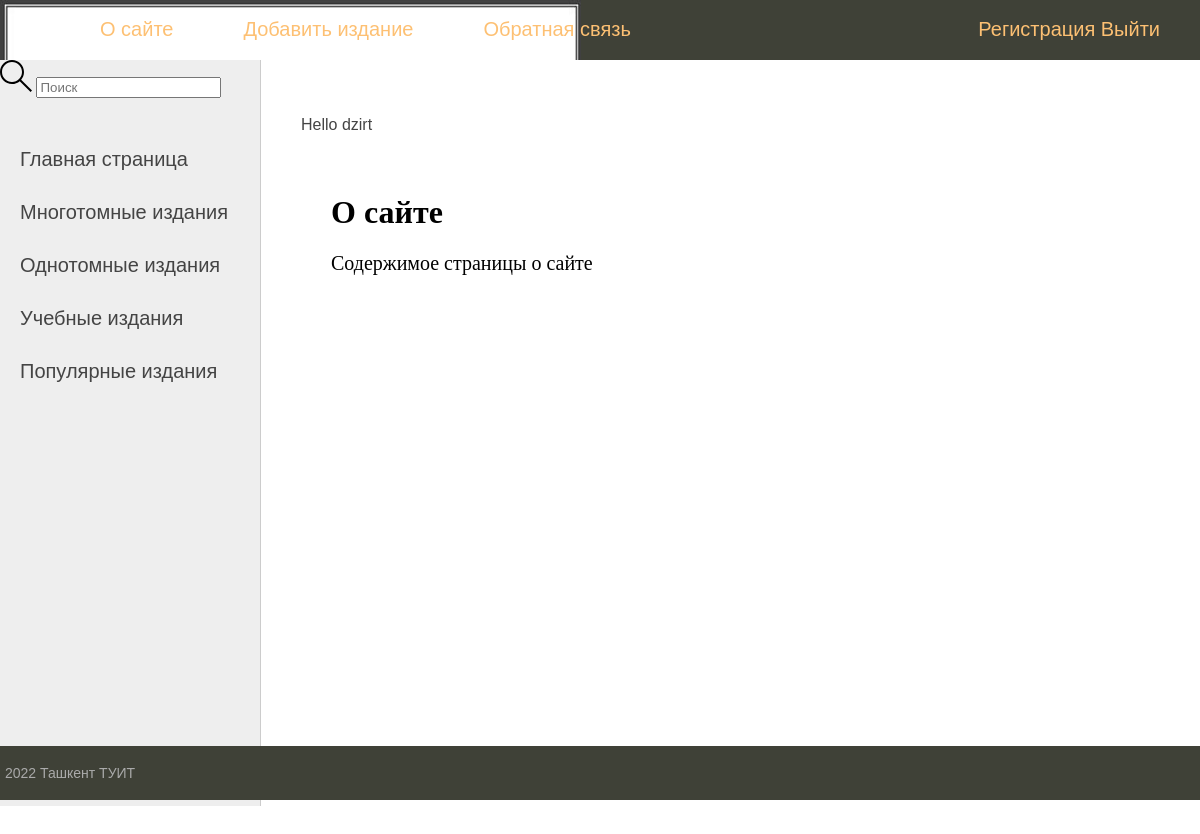
Screenshot of /about/ (signed in) with the database file from the repository.
### school/models.py (models this page shows, shortened)
class Category(models.Model):
    name = models.CharField(max_length=100, db_index=True)
    slug = models.SlugField(max_length=255, unique=True,
                            db_index=True, verbose_name="URL")
    class Meta:
        verbose_name = 'Школьная бибилиотека'
        verbose_name_plural = 'Электронный каталог'

### school/views.py (the view)
# urls.py: path('about/', about, name='about'),
@login_required(login_url='/login')
def about(request):
    contact_list = Catalog.objects.all()
    return render(request, 'school/about.html', {'menu': menu, 'title': 'О сайте'})

### school/templatetags/school_tags.py (called while the page is built)
@register.inclusion_tag("school/list_categories.html")
def show_categories(sort=None, year_selected=0):
    if not sort:
        years = Category.objects.all()
    else:
        years = Category.objects.order_by(sort)
    return {"years": years, "year_selected": year_selected}

### school/templates/school/about.html
{% extends 'school/base.html' %}
{% block content %}
<h1> {{title}} </h1>
<p> Содержимое страницы о сайте </p>
{% endblock %}

### school/templates/school/base.html (shortened to what this page needs)
{% load static %}
{% load school_tags %}
<!DOCTYPE html>
<html lang="en">
<head>
    <link type="text/css" href="{% static 'school/css/style.css' %}" rel="stylesheet" />
</head>
<body>
    <table class="table-page" border=0 cellpadding="0" cellspacing="0">
        <tr>
            <td valign="top">
                {% block mainmenu %}
                <div class="header">
                    <ul id="mainmenu" class="mainmenu">
                        <li class="logo"> <a href="{% url 'home'%}"> <img src="Logo.jpg">
                            </a> </li>
                        {% for m in menu %}
                        <li><a href="{% url m.url_name %}">{{m.title}}</a></li>
                        {% endfor %}
                        <li class="last">
                            <a href="{% url 'register' %}">Регистрация</a>
                            {% if request.user.is_authenticated%}
                            <a href="{% url 'logout' %}">Выйти</a>
                            {% else %}
                            <a href="{% url 'login' %}">Войти</a>
                            {% endif %}
                        </li>
                    </ul>
                </div>
                {% endblock mainmenu %}
                <table class="table-content" border=0 cellpadding="0" cellspacing="0">
                    <tr>
                        <td valign="top" class="left-chapters">
                            <form action="{% url 'home'%}" method="GET" class="header__search">
                                <label>
                                    <input name="q" placeholder="Поиск" />
                                </label>
                            </form>
                            <ul id="leftchapters">
                                {% if year_selected == 0 %}
                                <li class="selected"> Главная страница </li>
                                {% else %}
                                <li> <a href="{% url 'home' %}"> Главная страница </a> </li>
                                {% endif %}
                                {% show_categories year_selected=year_selected %}
                            </ul>
                        </td>
                        <td valign="top" class="content">
                            <p>Hello {{request.user}}</p>
                            <div class="content-text">
                                {% block content %}
                                {% endblock %}
                            </div>
                        </td>
                    </tr>
                </table>
        <tr>
            <td valign=top>
                <div id="footer">
                    <p> 2022 Ташкент ТУИТ </p>
                </div>
            </td>
        </tr>
    </table>
</body>
</html>

### school/templates/school/list_categories.html
{% for y in years %}
{% if y.pk == year_selected %}
<li class="selected"> {{y.name}}</li>
{% else %}
<li> <a href="{% url 'category' y.pk %}"> {{y.name}} </a> </li>
{% endif %}
{% endfor %}

### school/templates/school/static/school/css/style.css (style rules this page uses)
html, body { font-family: 'Arial'; margin: 0; padding: 0; height: 100%; width: 100%; color: #444; }
a { color: #0059b2; text-decoration: none; }
img { max-width: 600px; height: auto; }
.table-page { width: 100%; height: 100%; vertical-align: top; }
.table-page tr { height: 100%; }
.header { background: #3F4137; height: 60px; }
.logo { background: url('../images/logo.png') no-repeat 10px 5px; width: 70px; height: 60px; }
ul.mainmenu { list-style: none; margin: 0; padding: 0; height: 60px; color: #fdc073; font-size: 20px; overflow: hidden; }
ul.mainmenu li { float: left; margin: 18px 40px 0 30px; }
ul.mainmenu li.logo { margin: 0; }
ul.mainmenu li.last { float: right; }
ul.mainmenu li a { color: #fdc073; text-decoration: none; }
.table-content { width: 100%; min-height: 100%; height: 100%; }
.left-chapters { margin: 0; background: #eee; border-right: 1px solid #ccc; min-height: 100%; }
.left-chapters ul { width: 230px; min-height: 100%; margin: 0; padding: 20px 10px 10px 20px; list-style: none; font-size: 20px; }
.left-chapters ul li { margin: 30px 0 0 0; color: #999; }
.left-chapters ul li a { color: #444; text-decoration: none; }
.content { padding: 40px 20px 20px 40px; width: 100%; box-sizing: border-box; }
.content-text { margin: 60px 0 0 30px; color: #000; font-size: 20px; font-family: Yandex Sans Display Light; }
.content-text h1 { font-size: 32px; }
#footer { box-sizing: border-box; background: #3F4137; padding: 5px; color: #aaa; font-size: 14px; font-family: Verdana, Geneva, Arial, Helvetica; text-align: left; overflow: hidden; }

### school/templates/school/base.html (style rules this page uses)
a { color: #0059b2; text-decoration: none; }
img { max-width: 600px; height: auto; }
.table-page { width: 100%; height: 100%; vertical-align: top; }
.table-page tr { height: 100%; }
.header { background: #3F4137; height: 60px; }
.logo { background: url('Logo.jpg') no-repeat 10px 5px; width: 70px; height: 60px; }
ul.mainmenu { list-style: none; margin: 0; padding: 0; height: 60px; color: #fdc073; font-size: 20px; overflow: hidden; }
ul.mainmenu li { float: left; margin: 18px 40px 0 30px; }
ul.mainmenu li.logo { margin: 0; }
ul.mainmenu li.last { float: right; }
ul.mainmenu li a { color: #fdc073; text-decoration: none; }
.table-content { width: 100%; min-height: 100%; height: 100%; }
.left-chapters { margin: 0; background: #eee; border-right: 1px solid #ccc; min-height: 100%; }
.left-chapters ul { width: 230px; min-height: 100%; margin: 0; padding: 20px 10px 10px 20px; list-style: none; font-size: 20px; }
.left-chapters ul li { margin: 30px 0 0 0; color: #999; }
.left-chapters ul li a { color: #444; text-decoration: none; }
.content { padding: 40px 20px 20px 40px; width: 100%; box-sizing: border-box; }
.content-text { margin: 60px 0 0 30px; color: #000; font-size: 20px; font-family: Yandex Sans Display Light; }
.content-text h1 { font-size: 32px; }
#footer { box-sizing: border-box; background: #3F4137; padding: 5px; color: #aaa; font-size: 14px; font-family: Verdana, Geneva, Arial, Helvetica; text-align: left; overflow: hidden; }

### rows the page displays
Category: name "Многотомные издания"
Category: name "Однотомные издания"
Category: name "Учебные издания"
Category: name "Популярные издания"

### other values shown
{{ m.title }} "О сайте" "Добавить издание" "Обратная связь"
{{ request.user }} "dzirt"
{{ title }} "О сайте"
